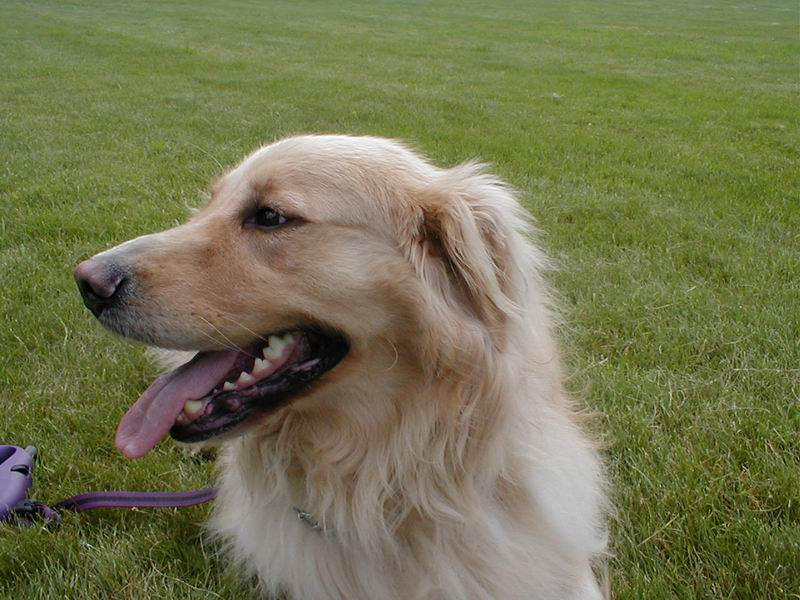
#> input picture plugins/htmleditor/tiny_mce/plugins/imagemanager/files/moreimages/dogleft.jpg, 800 x 600 px
$ python process_news_image.py -i ../../../../plugins/htmleditor/tiny_mce/plugins/imagemanager/files/moreimages/dogleft.jpg -s ../../../../plugins/htmleditor/tiny_mce/plugins/imagemanager/files/moreimages/dogleft.jpg
#> lines starting #> are read from the running program, lines starting #| are printed output that depends on the picture
#!/usr/bin/env python3
# -*- coding: utf-8 -*-
"""
Kevanger News Image Processor & WebP Optimizer

Prepares, verifies, and optimizes news images for the Amed Framework CMS.
Supports:
1. --mode master (Default): Clean, unflattened master image preserving natural
   aspect ratio (>= 1200px width, max 1920px width, WebP quality 90, < 1.5 MB)
   designed for CMS multi-size derivative generation (16:9, 4:3, 1:1) without
   double lossy compression artifacts.
2. --mode inline-16x9: Legacy center-cropped 16:9 (1280x720) WebP under 100 KB.
3. Next.js / CDN proxy URL unwrapping (/_next/image?url=...) and canonical deduplication.
4. Depth-tracked DOM container scoping (<article> vs <main>) with automatic exclusion
   of sidebars, tickers, recommendations, and nav containers.
5. Srcset descriptor capping (max 3840w; max 1200w for proxy URLs unless explicit)
   and og:image / twitter:image stem anchoring (+2000 score bonus).
6. Regional watermark heuristics for Kurdish and Turkish news agencies (Rudaw/K24 top-right
   red bug, AA/DHA/İHA bottom ticker bar) with crop percentage logging.
7. Standardized journalistic attribution (Wêne: $Source / Fotoğraf: $Source).
"""

import argparse
import base64
import html.parser
import io
import ipaddress
import json
import os
from pathlib import Path
import re
import socket
import ssl
import sys
import urllib.error
import urllib.parse
import urllib.request
from typing import Any, Dict, List, Optional, Set, Tuple
from PIL import Image, ImageOps

Image.MAX_IMAGE_PIXELS = 40_000_000
MAX_SIZE_BYTES_INLINE = 100 * 1024       # 100 KB
MAX_SIZE_BYTES_MASTER = 1536 * 1024      # 1.5 MB
MAX_HTML_BYTES = 2 * 1024 * 1024         # 2 MB
MAX_IMAGE_DOWNLOAD_BYTES = 15 * 1024 * 1024  # 15 MB

TARGET_WIDTH_INLINE = 1280
TARGET_HEIGHT_INLINE = 720  # 16:9 aspect ratio
MIN_MASTER_WIDTH = 1200
MAX_MASTER_WIDTH = 1920

DEFAULT_USER_AGENT = (
    "Mozilla/5.0 (Windows NT 10.0; Win64; x64) AppleWebKit/537.36 "
    "(KHTML, like Gecko) Chrome/120.0.0.0 Safari/537.36"
)

DEFAULT_HTML_HEADERS = {
    "User-Agent": DEFAULT_USER_AGENT,
    "Accept": "text/html,application/xhtml+xml,application/xml;q=0.9,image/webp,*/*;q=0.8",
    "Accept-Language": "tr,en;q=0.8",
}

DEFAULT_IMAGE_HEADERS = {
    "User-Agent": DEFAULT_USER_AGENT,
    "Accept": "image/avif,image/webp,image/apng,image/*,*/*;q=0.8",
    "Accept-Language": "tr,en;q=0.8",
}

PLACEHOLDER_FILTER = re.compile(
    r"grey-placeholder|\.svg\b|1x1|avatar|logo|favicon|icon|pixel|blank",
    re.I
)

EXCLUDE_CONTAINER_RE = re.compile(
    r"\b(sidebar|related|recommend|most-read|popular|son-haber|benzer|widget|ticker|footer|comment|banner|ad-|ads-|social|share|breadcrumb|pagination|nav|navbar|menu)\b",
    re.I
)

VOID_TAGS = {
    "img", "br", "hr", "input", "meta", "link", "source", "area", "base", "col", "embed", "param", "track", "wbr"
}

# Resolve shared transport layer from .agents/skills/_shared/
_SHARED_DIR = Path(__file__).resolve().parents[2] / "_shared"
if str(_SHARED_DIR) not in sys.path:
    sys.path.insert(0, str(_SHARED_DIR))

try:
    import editorial_http
except ImportError:
    editorial_http = None


# ---------------------------------------------------------------------------
# SSRF & URL Validation
# ---------------------------------------------------------------------------

# [37 lines left out: function validate_public_url, not called in this run]


class SSRFSafeRedirectHandler(urllib.request.HTTPRedirectHandler):
    """Ensure HTTP redirects do not jump to private/internal endpoints."""
    def redirect_request(self, req, fp, code, msg, headers, newurl):
        validate_public_url(newurl)
        return super().redirect_request(req, fp, code, msg, headers, newurl)


# [119 lines left out: functions build_secure_opener, fetch_url_bytes, unwrap_cdn_image_url, extract_filename_stem, canonical_image_key, not called in this run]


# ---------------------------------------------------------------------------
# DOM Scoping & Candidate Extraction
# ---------------------------------------------------------------------------

class ArticleImageCandidateExtractor(html.parser.HTMLParser):
    # [131 lines left out: functions __init__, handle_starttag, handle_endtag, not called in this run]

    def handle_data(self, data: str):
        if self.in_script_ld_json:
            self.script_buffer.append(data)

    # [187 lines left out: functions _parse_srcset, _parse_ld_json, rank_candidates, not called in this run]


# ---------------------------------------------------------------------------
# Regional Watermark Heuristics
# ---------------------------------------------------------------------------

def inspect_watermarks(img: Image.Image) -> Dict[str, Any]:
    """
    Detects standard Kurdish & Turkish regional agency watermarks/overlays:
    - Rûdaw / K24 red bug in top-right corner
    - AA / DHA / İHA / MA ticker strip across bottom
    """
    w, h = img.size
    detected_regions = []
    crop_margins = {"top": 0.0, "bottom": 0.0, "left": 0.0, "right": 0.0}

    # Inspect top-right corner (Rûdaw / K24 red bug signature)
    tr_box = (int(w * 0.82), 0, w, int(h * 0.12))
    tr_crop = img.crop(tr_box)
    red_count = 0
    total_tr_px = tr_crop.width * tr_crop.height
    pixels = tr_crop.get_flattened_data() if hasattr(tr_crop, "get_flattened_data") else tr_crop.getdata()
    for px in pixels:
        if isinstance(px, (tuple, list)):
            r, g, b = px[0], px[1], px[2]
        else:
            r = g = b = px
        if r > 160 and g < 70 and b < 70:
            red_count += 1
    if total_tr_px > 0 and (red_count / total_tr_px) > 0.015:
        detected_regions.append("top_right_bug")
        crop_margins["top"] = 5.0

    # Inspect bottom strip (AA, DHA, İHA ticker bar)
    bs_box = (0, int(h * 0.94), w, h)
    bs_crop = img.crop(bs_box)
    extrema = bs_crop.convert("L").getextrema()
    if extrema[1] - extrema[0] > 180:
        detected_regions.append("bottom_strip")
        crop_margins["bottom"] = 6.0

    return {
        "watermark_detected": len(detected_regions) > 0,
        "watermark_regions": detected_regions,
        "crop_percentages": crop_margins,
    }


# ---------------------------------------------------------------------------
# Image Processing & WebP Encoding
# ---------------------------------------------------------------------------

# [15 lines left out: function crop_to_aspect_ratio, not called in this run]


def process_image(
    img: Image.Image,
    mode: str = "master",
    crop_watermark: bool = False
) -> Tuple[bytes, int, int, Dict[str, Any]]:
    """
    Optimizes and encodes image into WebP format according to mode:
    - 'master': unflattened natural aspect ratio, max width 1920px, quality 90 (<1.5 MB).
    - 'inline-16x9': 16:9 center crop to 1280x720, quality stepping down (<100 KB).
    """
    # EXIF orientation correction
    img = ImageOps.exif_transpose(img)

    # Convert to RGB
    if img.mode in ("RGBA", "LA", "P"):
        background = Image.new("RGB", img.size, (255, 255, 255))
        if img.mode == "P":
            img = img.convert("RGBA")
        background.paste(img, mask=img.split()[-1] if "A" in img.mode else None)
        img = background
    elif img.mode != "RGB":
        img = img.convert("RGB")

    wm_report = inspect_watermarks(img)
    w, h = img.size

    # Clean crop watermark if requested or detected
    if crop_watermark and wm_report["watermark_detected"]:
        pct = wm_report["crop_percentages"]
        top_px = int(h * (pct["top"] / 100.0))
        bottom_px = int(h * (pct["bottom"] / 100.0))
        if h - bottom_px > top_px + 100:
            img = img.crop((0, top_px, w, h - bottom_px))
            w, h = img.size

    if mode == "master":
        # Preserve natural vertical resolution (no 16:9 crop)
        if w > MAX_MASTER_WIDTH:
            target_h = int(h * (float(MAX_MASTER_WIDTH) / w))
            img = img.resize((MAX_MASTER_WIDTH, target_h), Image.Resampling.LANCZOS)
            w, h = img.size

        # WebP encoding at quality 90 (<1.5 MB)
        quality = 90
        buf = io.BytesIO()
        img.save(buf, format="WEBP", quality=quality, method=6)
        data = buf.getvalue()

        while len(data) > MAX_SIZE_BYTES_MASTER and quality > 75:
            quality -= 5
            buf = io.BytesIO()
            img.save(buf, format="WEBP", quality=quality, method=6)
            data = buf.getvalue()

        return data, w, h, wm_report

    else:  # inline-16x9
        img = crop_to_aspect_ratio(img, 16 / 9)
        if img.width != TARGET_WIDTH_INLINE or img.height != TARGET_HEIGHT_INLINE:
            img = img.resize((TARGET_WIDTH_INLINE, TARGET_HEIGHT_INLINE), Image.Resampling.LANCZOS)
        w, h = img.size

        # Compress to WebP under 100 KB
        quality = 85
        compressed_bytes = b""
        while quality >= 25:
            buf = io.BytesIO()
            img.save(buf, format="WEBP", quality=quality, method=6)
            data = buf.getvalue()
            if len(data) <= MAX_SIZE_BYTES_INLINE or quality <= 25:
                compressed_bytes = data
                break
            quality -= 5

        if not compressed_bytes:
            buf = io.BytesIO()
            img.save(buf, format="WEBP", quality=25, method=6)
            compressed_bytes = buf.getvalue()

        return compressed_bytes, w, h, wm_report


# ---------------------------------------------------------------------------
# Intake & Extraction Entrypoints
# ---------------------------------------------------------------------------

# [35 lines left out: function extract_hero_image_from_article, not called in this run]


def load_image_from_input(input_path_or_url: str) -> Tuple[Image.Image, str, int, int]:
    if input_path_or_url.startswith(("http://", "https://")):
        img_bytes = fetch_url_bytes(input_path_or_url, max_bytes=MAX_IMAGE_DOWNLOAD_BYTES, is_html=False)
        img = Image.open(io.BytesIO(img_bytes))
        img.load()
        return img, input_path_or_url, img.width, img.height
    else:
        if not os.path.exists(input_path_or_url):
            raise FileNotFoundError(f"Image file not found: {input_path_or_url}")
        img = Image.open(input_path_or_url)
        img.load()
        return img, input_path_or_url, img.width, img.height


def build_attributions(source: str, is_representative: bool) -> Dict[str, str]:
    if is_representative:
        text_ku = "Wêne: Temsîlî"
        text_tr = "Fotoğraf: Temsili"
    else:
        src = source.strip()
        text_ku = f"Wêne: {src}"
        text_tr = f"Fotoğraf: {src}"

    return {
        "attribution_ku": text_ku,
        "attribution_tr": text_tr,
        "credit_html_ku": f"<p><strong>{text_ku}</strong></p>",
        "credit_html_tr": f"<p><strong>{text_tr}</strong></p>",
    }


# ---------------------------------------------------------------------------
# CLI Main
# ---------------------------------------------------------------------------

def main():
    parser = argparse.ArgumentParser(
        description="Kevanger News Image Processor & WebP Optimizer (Master / Inline-16x9)"
    )
    group = parser.add_mutually_exclusive_group(required=True)
    group.add_argument("--input", "-i", type=str, help="Direct path or URL to input image")
    group.add_argument("--from-article", type=str, help="Article URL to extract lead hero image from")

    parser.add_argument(
        "--mode", type=str, choices=["master", "inline-16x9"], default="master",
        help="Output mode: 'master' (>=1200px natural aspect ratio WebP, <1.5MB) or 'inline-16x9' (1280x720, <100KB)"
    )
    parser.add_argument("--source", "-s", type=str, default="",
                        help="Source attribution name (mandatory unless --representative is set)")
    parser.add_argument("--representative", "-r", action="store_true",
                        help="Flag if image is representative/symbolic (Wêne: Temsîlî)")
    parser.add_argument("--crop-watermark", action="store_true",
                        help="Automatically crop detected agency watermark or ticker bar")
    parser.add_argument("--out", "-o", type=str, default="", help="Optional output WebP file path")
    parser.add_argument("--strict-min-width", action="store_true",
                        help="Exit 1 if original image width is below 1200px (disallow upscaling)")
    args = parser.parse_args()

    # Enforce mandatory attribution
    source_clean = args.source.strip()
    if not source_clean and not args.representative:
        print(
            "Error: Mandatory attribution missing. Either --source <name> or --representative (-r) must be specified.",
            file=sys.stderr
        )
        sys.exit(2)

    try:
        if args.from_article:
            raw_img, cand_url, orig_w, orig_h = extract_hero_image_from_article(args.from_article)
        else:
            raw_img, cand_url, orig_w, orig_h = load_image_from_input(args.input)
#> in load_image_from_input, img is the input picture: PIL image 800x600 RGB; mean R, G, B 116.4, 117.3, 80.3
#> orig_w = 800; orig_h = 600

        webp_data, final_w, final_h, wm_report = process_image(
            raw_img,
            mode=args.mode,
            crop_watermark=args.crop_watermark
        )
#> in inspect_watermarks, `tr_crop = img.crop(tr_box)`:
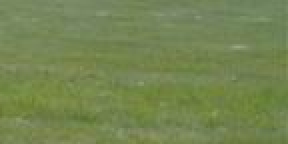
#> tr_crop: PIL image 144x72 RGB (shown 2 times larger); mean R, G, B 116, 132.8, 80.9
#> the loop in inspect_watermarks, `for px in pixels:` made 10368 passes
#> (r, g, b) on passes 1 to 12: (122, 138, 99), (122, 139, 97), (121, 138, 96), (120, 137, 95), (120, 137, 95), (121, 138, 96), (121, 138, 96), (121, 138, 96), (122, 139, 97), (122, 139, 97), (121, 138, 96), (120, 137, 95)
#> after the loop in inspect_watermarks, `for px in pixels:`: red_count = 0
#> in inspect_watermarks, `bs_crop = img.crop(bs_box)`:
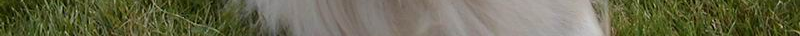
#> bs_crop: PIL image 800x36 RGB; mean R, G, B 104.9, 105.1, 78.5
#> in inspect_watermarks, `extrema = bs_crop.convert("L").getextrema()`: extrema = (3, 204)
#> in process_image, `wm_report = inspect_watermarks(img)`: wm_report = 3 items
#> after the loop in process_image, `while len(data) > MAX_SIZE_BYTES_MASTER and quality > 75:`: quality = 90
#> final_w = 800; final_h = 600; wm_report = 3 items
    except Exception as e:
        err_res = {"status": "ERROR", "error": str(e)}
        print(json.dumps(err_res, ensure_ascii=False), file=sys.stderr)
        sys.exit(1)

    upscaled = (orig_w < MIN_MASTER_WIDTH)
#> upscaled = True
    warnings: List[str] = []
    if upscaled:
        warnings.append(
            f"Original image width {orig_w}px is below minimum standard width {MIN_MASTER_WIDTH}px"
        )
        if args.strict_min_width:
            print(f"Error: {warnings[0]} (--strict-min-width enforced)", file=sys.stderr)
            sys.exit(1)
        else:
            print(f"Warning: {warnings[0]}", file=sys.stderr)

    if args.out:
        out_dir = os.path.dirname(os.path.abspath(args.out))
        if out_dir:
            os.makedirs(out_dir, exist_ok=True)
        with open(args.out, "wb") as f:
            f.write(webp_data)

    b64_str = base64.b64encode(webp_data).decode("ascii")
    attr = build_attributions(source_clean, args.representative)

    result = {
        "status": "WARNING" if upscaled else "SUCCESS",
        "mode": args.mode,
        "mime": "image/webp",
        "width": final_w,
        "height": final_h,
        "size_bytes": len(webp_data),
        "size_kb": round(len(webp_data) / 1024, 2),
        "upscaled": upscaled,
        "warnings": warnings,
        "watermark_analysis": wm_report,
        "source_candidate_url": cand_url,
        "source_candidate_width": orig_w,
        "source_candidate_height": orig_h,
        "data_base64": b64_str,
        **attr,
        "mcp_image_payload": {
            "image": {
                "data_base64": b64_str,
                "mime": "image/webp"
            }
        }
    }

    print(json.dumps(result, indent=2, ensure_ascii=False))
#> (printed output is left out)
    sys.exit(0)
#> (the program exits here)
